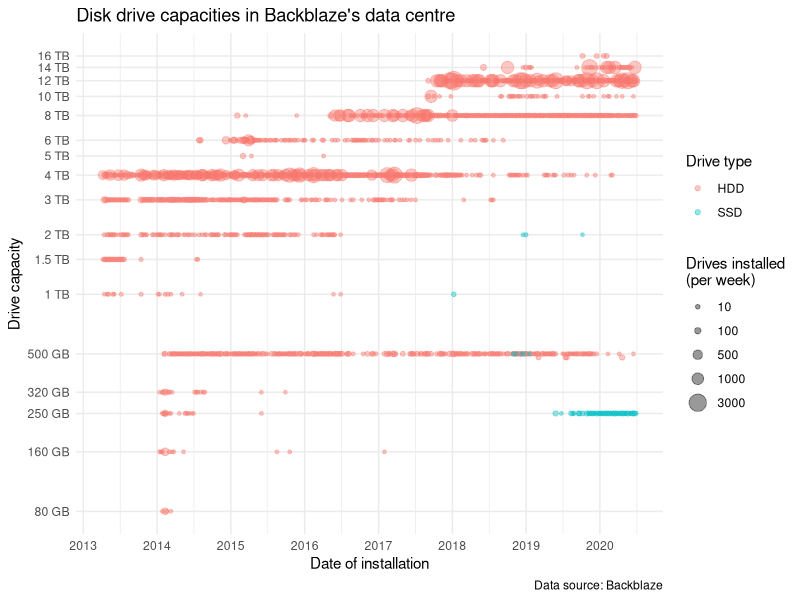
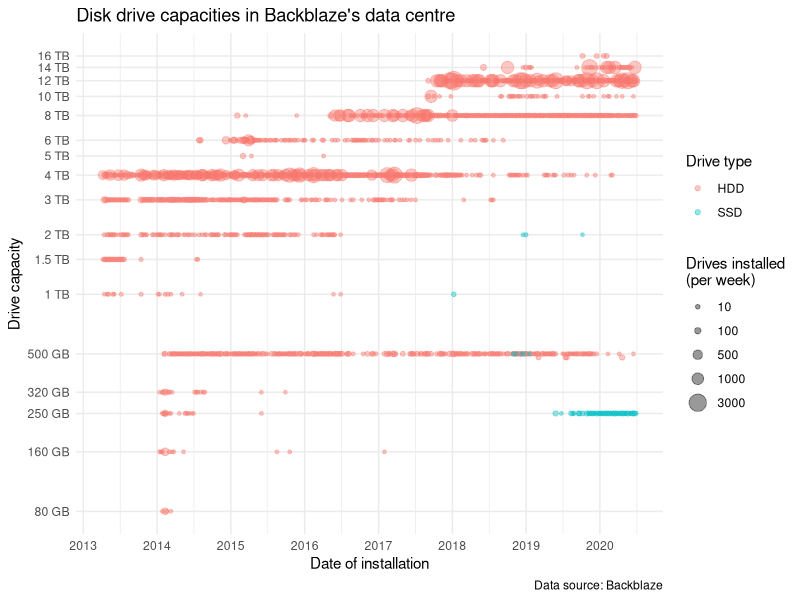

Reproduce these figures in R, in order.
library(tidyverse)
library(ggplot2)
library(cowplot)

df <- read_csv("data/weeks.csv")

df %>%
  ggplot(aes(week_start, capacity_bytes/1e9, colour=drive_type, size=count)) +
  geom_point(alpha=0.4) +
  scale_x_date(date_labels="%Y", date_breaks="1 year") +
  scale_y_continuous(trans='log2',
                     breaks = c(80, 160, 250, 320, 500, 1000, 1500, 2000, 3000, 4000, 5000, 6000, 8000, 10000, 12000, 14000, 16000),
                     minor_breaks = NULL,
                     labels = c("80 GB", "160 GB", "250 GB", "320 GB", "500 GB", "1 TB", "1.5 TB", "2 TB", "3 TB", "4 TB", "5 TB", "6 TB", "8 TB", "10 TB", "12 TB", "14 TB", "16 TB")) +
  xlab(label = "Date of installation") +
  ylab(label = "Drive capacity") +
  scale_colour_discrete(name="Drive type") +
  scale_size_continuous(name="Drives installed\n(per week)", breaks = c(10, 100, 500, 1000, 3000)) +
  labs(
    title = "Disk drive capacities in Backblaze's data centre",
    caption = "Data source: Backblaze"
  ) +
  theme_minimal()

ggsave("36-disk-drive-capacities.png", width = 9, height = 6, dpi = "retina")

